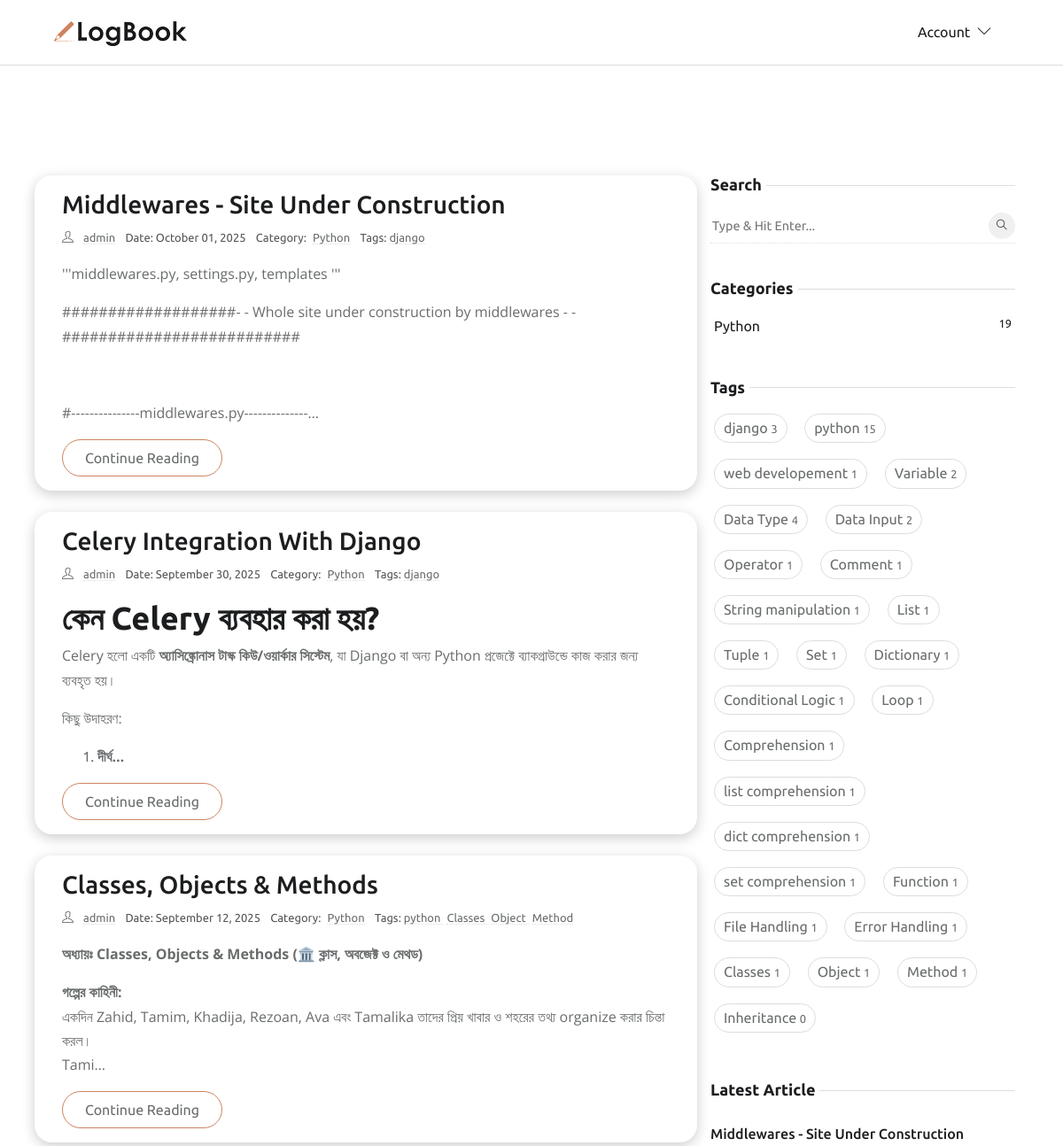
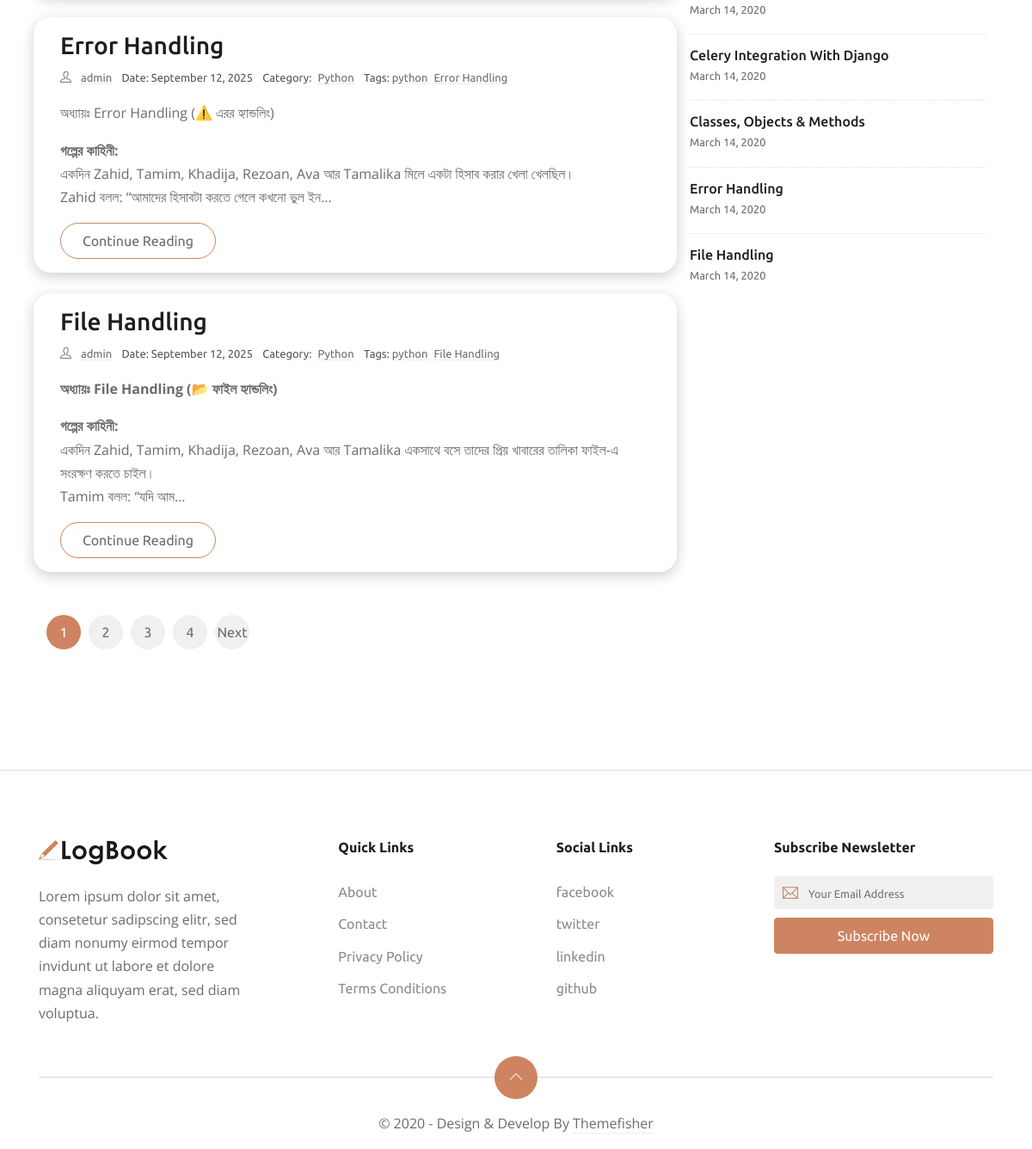
The page / on the database its author committed (2 pictures, top to bottom).
### app_home/models.py (models this page shows, shortened)
class Blog(models.Model):
    author = models.ForeignKey(
        settings.AUTH_USER_MODEL,
        related_name='user_blogs',
        on_delete=models.CASCADE
    )
    title = models.CharField(max_length=100, unique=True)
    slug = models.SlugField(unique=True, blank=True, null=True, max_length=300)
    content = RichTextUploadingField()
    category = models.ForeignKey(
        Category,
        related_name='category_blogs',
        on_delete=models.CASCADE
    )
    tags = models.ManyToManyField(Tag, related_name='tag_blogs')
    created_date = models.DateTimeField(auto_now_add=True)
    updated_date = models.DateTimeField(auto_now=True)
    class Meta:
        ordering = ['-created_date']
    def get_absolute_url(self):
        return reverse('blog-detail', kwargs={'slug': self.slug})

class Category(models.Model):
    title = models.CharField(max_length=50, unique=True)
    slug = models.SlugField(unique=True, blank=True, null=True, max_length=300)
    class Meta:
        verbose_name = "Category"
        verbose_name_plural = "Categories"

class Tag(models.Model):
    title = models.CharField(max_length=50, unique=True)
    slug = models.SlugField(unique=True, blank=True, null=True, max_length=300)

### app_account/models.py (models this page shows, shortened)
class CustomUser(AbstractBaseUser, PermissionsMixin):
    email = models.EmailField(unique=True)
    username = models.CharField(max_length=50)
    first_name = models.CharField(max_length=50, blank=True)
    last_name = models.CharField(max_length=50, blank=True)
    is_active = models.BooleanField(default=False)  # For Mail Verification
    is_staff = models.BooleanField(default=False)
    date_joined = models.DateTimeField(default=timezone.now)
    objects = CustomUserManager()
    USERNAME_FIELD = 'email'      # login field
    REQUIRED_FIELDS = ['username']  # required when creating superuser

### app_home/views.py (the view)
# urls.py: path('', HomeView.as_view(), name='home'),
class HomeView(ListView):
    model = Blog
    template_name = 'index.html'  # specify your template
    context_object_name = 'blogs'  # the context variable in template
    paginate_by = 5
    def get_queryset(self):
        return Blog.objects.prefetch_related('tags', 'blog_images').all()

### app_home/context_processors.py (called while the page is built)
def get_all_categories(request):
    categories = Category.objects.all()
    return {'categories': categories}

def get_all_tags(request):
    tags = Tag.objects.all()
    return {'tags': tags}

def get_recent_blogs(request):
    recent_blogs = Blog.objects.order_by('-created_date')[:5]
    return {'recent_blogs': recent_blogs}

### templates/index.html (shortened to what this page needs)
{% extends 'base/base.html' %}
{% load static %}
{% load custom_filters %}
{% block content %}
<section class="section">
    <div class="container p-4">
        <div class="row">
            <div class="col-lg-8 mb-5 mb-lg-0">
                {% for blog in blogs %}
                <article class="row p-3 mb-4 blog-card">
                    <div class="col-md-12">
                        <h3 class="h3"><a class="post-title" href="{{ blog.get_absolute_url }}">{{ blog.title }}</a>
                        </h3>
                        <ul class="list-inline post-meta mb-2">
                            <li class="list-inline-item"><i class="ti-user mr-2"></i>
                                <a href="{% url 'profile' blog.author.username %}">
                                    {{ blog.author.get_full_name|default:blog.author.username }}
                                </a>
                            </li>
                            <li class="list-inline-item">Date: {{ blog.created_date|date:"F d, Y" }}</li>
                            <li class="list-inline-item">
                                Category: <a href="{% url 'category-blogs' blog.category.slug %}" class="ml-1">
                                    {{blog.category.title }}</a>
                            </li>
                            <li class="list-inline-item">
                                Tags:
                                {% for tag in blog.tags.all %}
                                <a href="{% url 'tag-blogs' tag.slug %}" class="mr-1">
                                    {{ tag.title}}
                                </a>
                                {% empty %}
                                No tags
                                {% endfor %}
                            </li>
                        </ul>
                        <p>{{ blog.content|truncatechars_html:200|safe }}</p>
                        <a href="{{ blog.get_absolute_url }}" class="btn btn-outline-primary">
                            Continue Reading
                        </a>
                    </div>
                </article>
                {% endfor %}
                <nav aria-label="Page navigation">
                    <ul class="pagination">
                        {% for num in page_obj.paginator.page_range %}
                        {% if page_obj.number == num %}
                        <li class="page-item active">
                            <span class="page-link">{{ num }}</span>
                        </li>
                        {% else %}
                        <li class="page-item">
                            <a class="page-link" href="?page={{ num }}">{{ num }}</a>
                        </li>
                        {% endif %}
                        {% endfor %}
                        {% if page_obj.has_next %}
                        <li class="page-item">
                            <a class="page-link" href="?page={{ page_obj.next_page_number }}">Next</a>
                        </li>
                        {% endif %}
                    </ul>
                </nav>
            </div>
            <div class="col-lg-4">
                <aside class="fixed-sidebar">
                    {% include 'base/sideber.html' %}
                </aside>
            </div>
        </div>
    </div>
</section>
{% endblock content %}
{% block footer %}
{% include 'base/footer.html' %}
{% endblock footer %}

### templates/base/sideber.html (shortened to what this page needs)
{% load static %}
<div class="widget">
   <h5 class="widget-title"><span>Search</span></h5>
   <form action="{% url 'search-results' %}" method="GET" class="widget-search position-relative">
      <input id="search-query" name="q" type="search" required placeholder="Type & Hit Enter..." autocomplete="off">
      <button type="submit"><i class="ti-search"></i></button>
   </form>
</div>
<div class="widget">
   <h5 class="widget-title"><span>Categories</span></h5>
   <ul class="list-unstyled widget-list">
      {% for cat in categories %}
      <li class="cate-card p-1">
         <a href="{% url 'category-blogs' cat.slug %}" class="d-flex">
            {{cat.title}}
            <small class="ml-auto">{{cat.category_blogs.count}}</small>
         </a>
      </li>
      {% endfor %}
   </ul>
</div>
<div class="widget">
   <h5 class="widget-title"><span>Tags</span></h5>
   <ul class="list-inline widget-list-inline">
      {% for tag in tags %}
      <li class="list-inline-item cate-card p-1">
         <a href="{% url 'tag-blogs' tag.slug %}">
            {{tag.title}}
            <small class="ml-auto">{{tag.tag_blogs.count}}</small></a>
      </li>
      {% endfor %}
   </ul>
</div>
<div class="widget">
   <h5 class="widget-title"><span>Latest Article</span></h5>
   <ul class="list-unstyled widget-list">
      {% for blog in recent_blogs %}
      <li class="media widget-post align-items-center">
         <div class="media-body">
            <h5 class="h6 mb-0"><a href="{{ blog.get_absolute_url }}">{{blog.title}}</a>
            </h5>
            <small>March 14, 2020</small>
         </div>
      </li>
      {% endfor %}
   </ul>
</div>

### static/css/style.css (style rules this page uses)
body { line-height: 1.7; font-family: 'Ubuntu', sans-serif; -webkit-font-smoothing: antialiased; color: #696c6d; font-size: 16px; }
p, .paragraph { font-weight: 400; color: #696c6d; font-size: 16px; line-height: 1.7; font-family: "Open Sans", sans-serif; }
h1, h2, h3, h4, h5, h6 { color: #1c1d1f; font-family: 'Ubuntu', sans-serif; font-weight: 600; line-height: 1.2; }
h2, .h2 { font-size: 36px; }
h3, .h3 { font-size: 28px; }
h5, .h5 { font-size: 18px; }
h6, .h6 { font-size: 16px; }
.btn { font-size: 16px; font-family: 'Ubuntu', sans-serif; text-transform: capitalize; padding: 8px 25px; border-radius: 50px; border: 1px solid; position: relative; z-index: 1; transition: 0.2s ease; }
.btn-outline-primary { background: transparent; color: #696c6d; border-color: #ce8460; }
body { background-color: #fff; overflow-x: hidden; }
a, a:hover, a:focus { text-decoration: none; }
a, button, select { cursor: pointer; transition: 0.2s ease; }
.section { padding-top: 100px; padding-bottom: 100px; }
.post-title { color: #1c1d1f; }
.post-meta li { margin-right: 10px; font-size: 90%; }
.post-meta a { color: #696c6d; border-bottom: 1px dotted #ddd; }
.pagination { margin-top: 50px; }
.pagination .page-item .page-link { display: inline-block; width: 40px; height: 40px; line-height: 40px; border-radius: 50%; background: #f0f0f0; text-align: center; padding: 0; margin-right: 10px; border: 0; color: #696c6d; }
.pagination .page-item:first-child .page-link, .pagination .page-item:last-child .page-link { border-radius: 50%; }
.pagination .page-item.active .page-link { background: #ce8460; color: #fff; }
.widget { background: #fff; margin-bottom: 40px; }
.widget-title { position: relative; margin-bottom: 15px; }
.widget-title span { background: #fff; position: relative; padding-right: 5px; z-index: 1; }
.widget-title::before { position: absolute; content: ""; right: 0; height: 1px; width: 100%; background: #ddd; top: 50%; }
.widget-search { position: relative; }
.widget-search input { border: 0; border-bottom: 1px dotted #ddd; width: 100%; height: 40px; }
.widget-search input::placeholder { font-size: 90%; }
.widget-search button { height: 30px; width: 30px; line-height: 30px; display: inline-block; padding: 0; background: #f0f0f0; color: #1c1d1f; text-align: center; border-radius: 50%; position: absolute; right: 0; top: 5px; border: 0; font-size: 12px; }
.widget-list li { padding: 5px 0; }
.widget-list li:not(:last-child) { border-bottom: 1px dotted #ddd; }
.widget-list li a { color: #1c1d1f; }
.widget-list-inline li { margin-bottom: 10px; }
.widget-list-inline li a { padding: 2px 10px; border: 1px solid #ddd; border-radius: 40px; display: block; color: #696c6d; }
.widget-post { padding: 15px 0 !important; }
.fixed-sidebar { position: sticky; top: 120px; }
.blog-card { background-color: #ffffff; border-radius: 20px; box-shadow: 0 4px 15px rgba(0, 0, 0, 0.2); padding: 0 30px 30px 30px; transition: transform 0.3s, box-shadow 0.3s; margin-bottom: 30px; }
.blog-card .post-meta { font-size: 0.9rem; color: #555; margin-bottom: 15px; }

### rows shown on the page
Blog: title "Middlewares - Site Under Construction", author.get_full_name "admin", created_date "October 01, 2025", category "Python", content "'''middlewares.py, settings.py, templates ''' ###################- - Whole site under construction by middlewares - -########################## #---------------middlewares.py--------------…"
Tag: title "django", tag_blogs.count "3"
Blog: title "Celery Integration With Django", author.get_full_name "admin", created_date "September 30, 2025", category "Python", content "কেন Celery ব্যবহার করা হয়? Celery হলো একটি অ্যাসিঙ্ক্রোনাস টাস্ক কিউ/ওয়ার্কার সিস্টেম , যা Django বা অন্য Python প্রজেক্টে ব্যাকগ্রাউন্ডে কাজ করার জন্য ব্যবহৃত হয়। কিছু উদাহরণ: দীর্ঘ…"
Blog: title "Classes, Objects & Methods", author.get_full_name "admin", created_date "September 12, 2025", category "Python", content "অধ্যায়ঃ Classes, Objects & Methods (🏛️ ক্লাস, অবজেক্ট ও মেথড) গল্পের কাহিনী: একদিন Zahid, Tamim, Khadija, Rezoan, Ava এবং Tamalika তাদের প্রিয় খাবার ও শহরের তথ্য organize করার চিন্তা করল। Tami…"
Tag: title "python", tag_blogs.count "15"
Tag: title "Classes", tag_blogs.count "1"
Tag: title "Object", tag_blogs.count "1"
Tag: title "Method", tag_blogs.count "1"
Blog: title "Error Handling", author.get_full_name "admin", created_date "September 12, 2025", category "Python", content "অধ্যায়ঃ Error Handling (⚠️ এরর হ্যান্ডলিং) গল্পের কাহিনী: একদিন Zahid, Tamim, Khadija, Rezoan, Ava আর Tamalika মিলে একটা হিসাব করার খেলা খেলছিল। Zahid বলল: “আমাদের হিসাবটা করতে গেলে কখনো ভুল ইন…"
Tag: title "Error Handling", tag_blogs.count "1"
Blog: title "File Handling", author.get_full_name "admin", created_date "September 12, 2025", category "Python", content "অধ্যায়ঃ File Handling (📂 ফাইল হ্যান্ডলিং) গল্পের কাহিনী: একদিন Zahid, Tamim, Khadija, Rezoan, Ava আর Tamalika একসাথে বসে তাদের প্রিয় খাবারের তালিকা ফাইল-এ সংরক্ষণ করতে চাইল। Tamim বলল: “যদি আম…"
Tag: title "File Handling", tag_blogs.count "1"
Category: title "Python", category_blogs.count "19"
Tag: title "web developement", tag_blogs.count "1"
Tag: title "Variable", tag_blogs.count "2"
Tag: title "Data Type", tag_blogs.count "4"
Tag: title "Data Input", tag_blogs.count "2"
Tag: title "Operator", tag_blogs.count "1"
Tag: title "Comment", tag_blogs.count "1"
Tag: title "String manipulation", tag_blogs.count "1"
Tag: title "List", tag_blogs.count "1"
Tag: title "Tuple", tag_blogs.count "1"
Tag: title "Set", tag_blogs.count "1"
Tag: title "Dictionary", tag_blogs.count "1"
Tag: title "Conditional Logic", tag_blogs.count "1"
Tag: title "Loop", tag_blogs.count "1"
Tag: title "Comprehension", tag_blogs.count "1"
Tag: title "list comprehension", tag_blogs.count "1"
Tag: title "dict comprehension", tag_blogs.count "1"
Tag: title "set comprehension", tag_blogs.count "1"
Tag: title "Function", tag_blogs.count "1"
Tag: title "Inheritance", tag_blogs.count "0"

### other values the page prints
{{ num }} "1"
{{ num }} "2" "3" "4"
